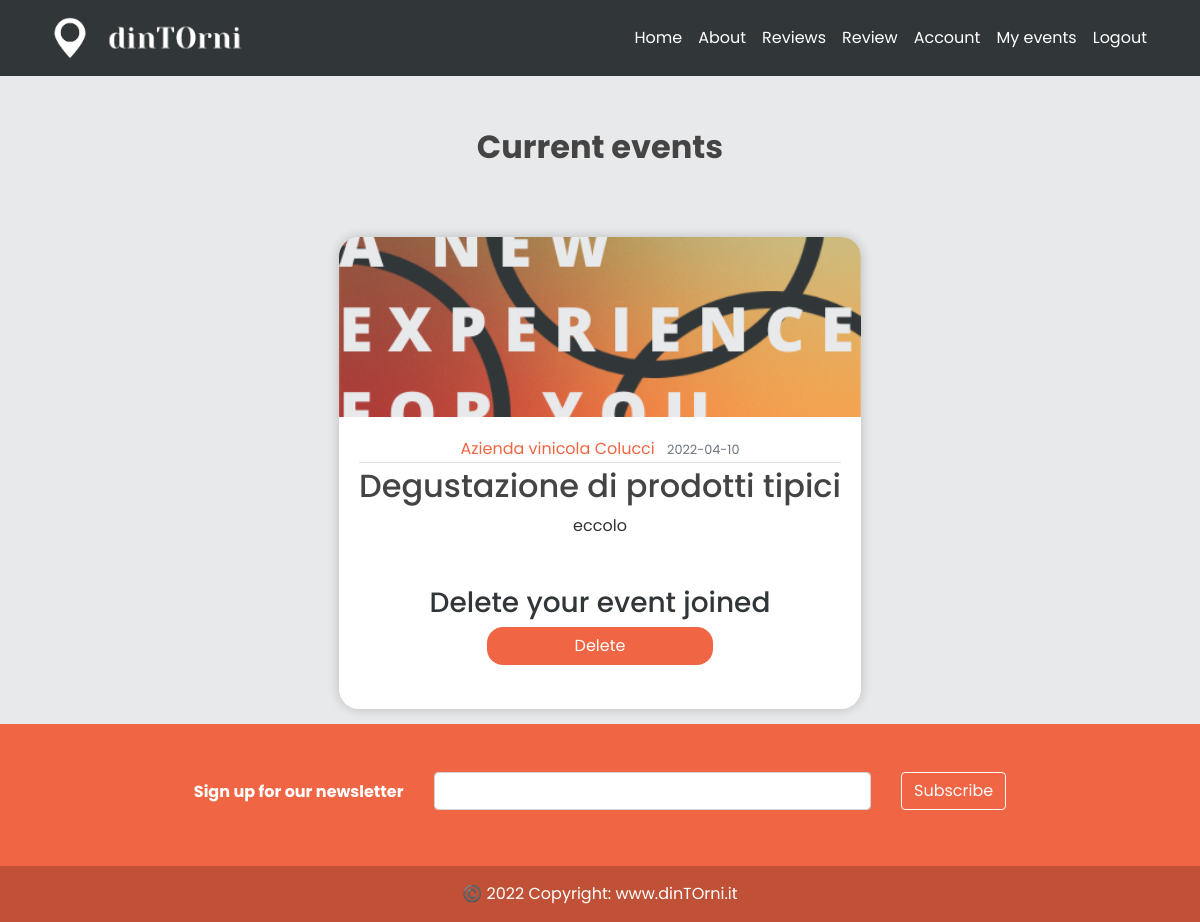
/user/events_joined (signed in), run on an earlier commit of the app's database.
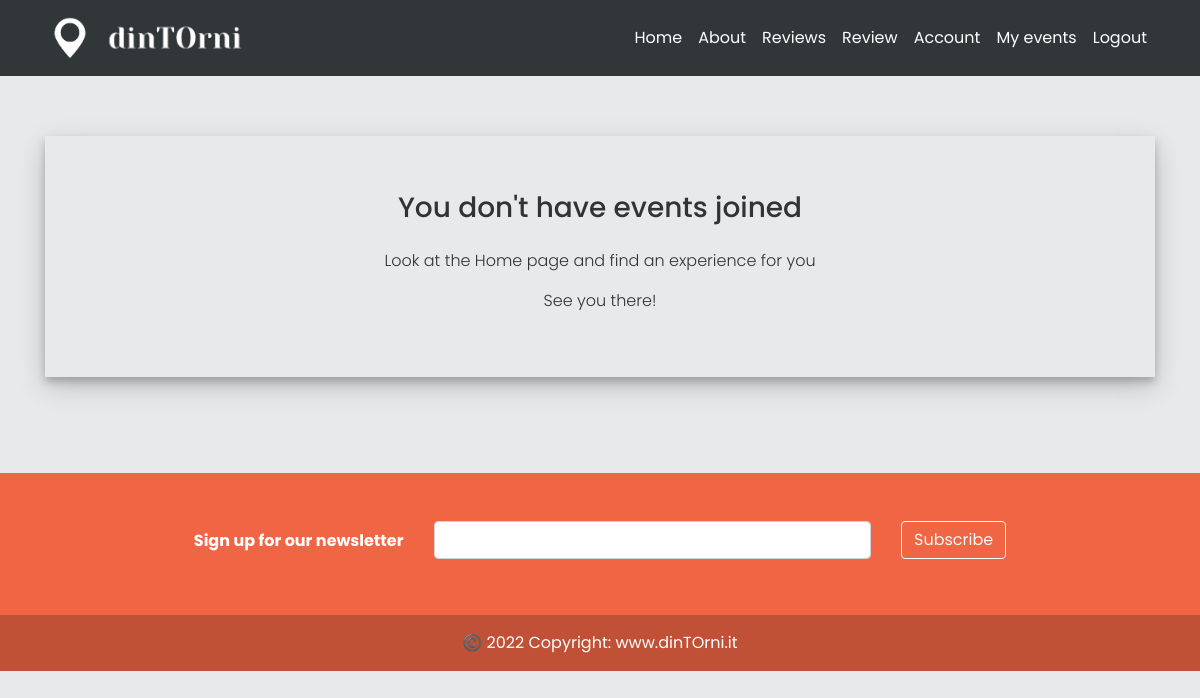
And on a later commit of the database.
### models.py (models this page shows, shortened)
class Event(db.Model):
    id = db.Column(db.Integer, primary_key=True)
    title = db.Column(db.String(100), nullable=False)
    date_event = db.Column(db.Date, nullable=False)
    location = db.Column(db.Text, default='eccolo', nullable=False)
    price = db.Column(db.Float, default=1, nullable = True)
    equipment = db.Column(db.Text, default='eccolo', nullable=True)
    min_users = db.Column(db.Integer, default=2, nullable=True)
    date_posted = db.Column(db.DateTime,
                            default=datetime.utcnow())  # default è listante corrente in cui posto
    content = db.Column(db.Text, default='eccolo', nullable=False)
    weaknesses = db.Column(db.Text, default='eccolo', nullable=True)
    image_event1 = db.Column(db.String(20), nullable=False, default='default.jpg')
    image_event2 = db.Column(db.String(20), nullable=False, default='default.jpg')
    image_event3 = db.Column(db.String(20), nullable=False, default='default.jpg')
    business_id = db.Column(db.Integer, db.ForeignKey('business.id'))  # db integer, è una chiave devo specificare la relazi

class User(db.Model, UserMixin):
    _tablename__ = 'user'
    id = db.Column(db.Integer, primary_key=True)
    email = db.Column(db.String(120), unique=True, nullable=False)
    image_file = db.Column(db.String(20), nullable=False, default='default.jpg')
    password = db.Column(db.String(60), nullable=False)
    telephone = db.Column(db.Integer(), nullable=False)
    type= db.Column(db.String(20))
    __mapper_args__={
        'polymorphic_identity': 'user',
        'polymorphic_on': type
    }

class Business(User, db.Model):
    _tablename__ = 'business'
    id = db.Column(db.Integer, db.ForeignKey('user.id'), primary_key=True)
    name = db.Column(db.String(20), unique=True, nullable=False)
    vat_number = db.Column(db.Integer())#rimettere i nullable
    city = db.Column(db.String(20))
    address = db.Column(db.String(30))
    events = db.relationship('Event', backref='creator', lazy=True)
    link_facebook = db.Column(db.String())
    link_instagram = db.Column(db.String())
    link_twitter = db.Column(db.String())
    link_website = db.Column(db.String())
    __mapper_args__ = {
        'polymorphic_identity': 'business',
    }

### app/users/routes.py (the view)
@users.route("/user/events_joined")
@login_required
def user_events():
    page = request.args.get('page', 1, type=int)
    jevents = JoinEvent.query.filter_by(user_id= current_user.id).all()
    events = []
    for e in jevents:
        ev = Event.query.filter_by(id = e.event_id).first()
        if ev:
            if ev.date_event > datetime.today().date():
                events.append(ev)
    events_already_done = []
    for e in jevents:
        ev = Event.query.filter_by(id=e.event_id).first()
        if ev:
            if ev.date_event < datetime.today().date():
                events_already_done.append(ev)
    return render_template('user_events.html', user=current_user, events = events, e_tot = len(events),
                           ea_tot = len(events_already_done), events_already_done=events_already_done)

### models.py (called while the page is built)
@login_manager.user_loader
def load_user(email):
    user = User.query.get(email)
    return user

### app/templates/user_events.html (shortened to what this page needs)
{% extends "layout.html" %}
{% block content %}
    {% if e_tot==0 and ea_tot==0%}
        <div class="container login-container pb-5 mb-0">
        <div class="row justify-content-center pb-5">
            <div class="col pr-0 pl-0 pb-5 login-form-1">
                <h3 class="pb-3">You don't have events joined</h3>
                    <div class="p-7">
                        <p class="text-center font-weight-light">Look at the Home page and find an experience for you</p>
                        <p class="text-center font-weight-light">See you there!</p>
                    </div>
                </div>
            </div>
        </div>
    {% endif %}
    {% if e_tot!=0 %}
        <div class="container">
          <div class="row text-center justify-content-center mb-5">
            <div class="col-xl-6 col-lg-8 pt-5">
              <h2 class="font-weight-bold">Current events</h2>
            </div>
          </div>
        </div>
     <section>
        <div class="container">
            <div class="row justify-content-around">
                    {% for event in events %}
                        <div class="card" id="card_home" style="margin: 15px;">
                            <img class="card-img-top" style="width: 100%; height: 15vw; object-fit: cover;" src="{{ url_for('static', filename='profile_pics/' + event.image_event1) }}">
                            <div class="card-body align-center">
                                <div class="article-metadata">
                                    <a class="mr-2" href="{{ url_for('users.business_events', name=event.creator.name) }}">{{ event.creator.name }}</a>
                                    <small class="text-muted">{{ event.date_event.strftime('%Y-%m-%d') }}</small>
                                </div>
                                <h2><a class="article-title" href="{{ url_for('events.event', event_id=event.id) }}">{{ event.title }}</a></h2>
                                <p class="article-content">{{ event.content }}</p>
                                <div class="container align-center pb-4 mt-5">
                                    <h3 class="" style="color: #313638">Delete your event joined</h3>
                                    <button class="btnSubmit text-white align-center" style="background: #F06543;" onclick="document.getElementById('id01').style.display='block'">Delete</button>
                                </div>
                            </div>
                        </div>
                    {% endfor %}
            </div>
        </div>
    </section>
    {% endif %}
{% endblock content %}

What changed in the data, as far as the page shows it:
no longer on this page (row edited): Event: image_event1 (placeholder picture), creator.name "Azienda vinicola Colucci", date_event "2022-04-10", title "Degustazione di prodotti tipici", content "eccolo"
Also different on the page:
text no longer shown: "Current events"
text now shown: "You don't have events joined Look at the Home page and find an experience for you See you there!"
